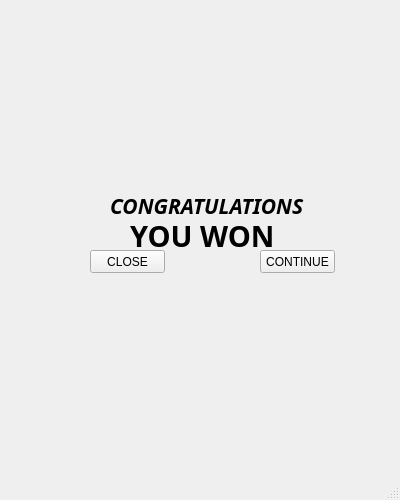
<?xml version="1.0" encoding="UTF-8"?>
<ui version="4.0">
 <class>result</class>
 <widget class="QMainWindow" name="result">
  <property name="geometry">
   <rect>
    <x>0</x>
    <y>0</y>
    <width>400</width>
    <height>500</height>
   </rect>
  </property>
  <property name="windowTitle">
   <string>MainWindow</string>
  </property>
  <widget class="QWidget" name="centralwidget">
   <widget class="QLabel" name="label">
    <property name="geometry">
     <rect>
      <x>-40</x>
      <y>-20</y>
      <width>521</width>
      <height>531</height>
     </rect>
    </property>
    <property name="text">
     <string/>
    </property>
    <property name="pixmap">
     <pixmap resource="bg.qrc">:/new/prefix1/simpsons-2048.gif</pixmap>
    </property>
   </widget>
   <widget class="QLabel" name="label_2">
    <property name="geometry">
     <rect>
      <x>110</x>
      <y>170</y>
      <width>201</width>
      <height>71</height>
     </rect>
    </property>
    <property name="font">
     <font>
      <family>Latha</family>
      <pointsize>16</pointsize>
      <weight>75</weight>
      <italic>true</italic>
      <bold>true</bold>
     </font>
    </property>
    <property name="text">
     <string>CONGRATULATIONS</string>
    </property>
   </widget>
   <widget class="QLabel" name="label_3">
    <property name="geometry">
     <rect>
      <x>130</x>
      <y>200</y>
      <width>181</width>
      <height>71</height>
     </rect>
    </property>
    <property name="font">
     <font>
      <family>Jokerman</family>
      <pointsize>22</pointsize>
      <weight>75</weight>
      <bold>true</bold>
     </font>
    </property>
    <property name="text">
     <string>YOU WON</string>
    </property>
   </widget>
   <widget class="QPushButton" name="pushButton">
    <property name="geometry">
     <rect>
      <x>90</x>
      <y>250</y>
      <width>75</width>
      <height>23</height>
     </rect>
    </property>
    <property name="text">
     <string>CLOSE</string>
    </property>
   </widget>
   <widget class="QPushButton" name="pushButton_2">
    <property name="geometry">
     <rect>
      <x>260</x>
      <y>250</y>
      <width>75</width>
      <height>23</height>
     </rect>
    </property>
    <property name="text">
     <string>CONTINUE</string>
    </property>
   </widget>
  </widget>
  <widget class="QMenuBar" name="menubar">
   <property name="geometry">
    <rect>
     <x>0</x>
     <y>0</y>
     <width>400</width>
     <height>21</height>
    </rect>
   </property>
  </widget>
  <widget class="QStatusBar" name="statusbar"/>
 </widget>
 <resources>
  <include location="bg.qrc"/>
 </resources>
 <connections/>
</ui>
